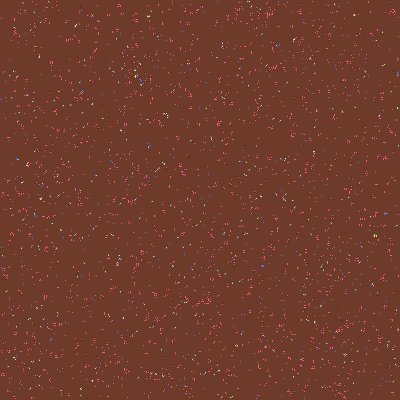
Frame 1 (no input)
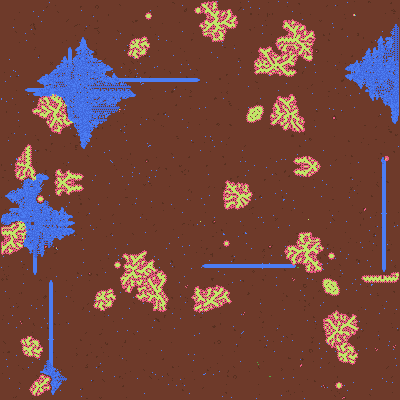
Frame 60 (the mouse pressed at the canvas centre just before this capture)
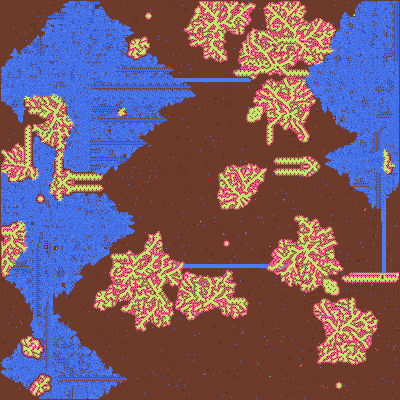
Frame 120 (the mouse held since frame 60 and released just before this capture)

The Processing sketch that drew these frames (run headless with seeded random() and noise(); from frame 60 on, the mouse is pressed at the canvas centre):

// Processing sketch: processing_6768
// ── processing_6768.pde

int[][] grid, future;
void setup() {
  size(400, 400);
  frameRate(10);
  //noCursor();
  grid = new int[width][height];
  future = new int[width][height];
  float density = 0.09 * width * height;
  int count = 0; 
  for(int i = 0; i < density; i++) {
    count++;
    int tempX = int(random(width));
    int tempY = int(random(height));
    if(0 == count%24) {
    grid[tempX][tempY] = 10; 
    } else {
    grid[tempX][tempY] = 1; 
    }if(0 == count%1000) {
     grid[tempX][tempY] = 100; 
    }
  }
  background(110,58,42);
}

void draw() {
 for(int x = 1; x < width-1; x++) {
  for(int y = 1; y < height-1; y++) {
   //Check the number of neighbors (adjacent cells) 
   int nb = neighbors(x, y);
   //print(n(nb, 2)>=1);

   if((grid[x][y] == 1) && (nb < 2)) {//set 1 (1)
    // print(0);
    future[x][y] = 0; //Isolation death
    set(x, y, color(110,58,42));
   } else
   if((grid[x][y] == 1) && (nb < 3)) {
   // println(n(nb, 1));
    //print(1);
     future[x][y]=0;//Overpopulation death
     set(x, y, color(87,48,32));
   } else
   if((grid[x][y] == 0) && (nb == 3)) {
     //print(2);
     future[x][y]=1;//Birth
     set(x, y, color(236,90,132));
   } else 
   if((grid[x][y] == 10) && (nb < 30)) {//set 2 (10)
//print(0);
    future[x][y] = 0; //Isolation death
    set(x, y, color(76,125,243));
   } else
   if((grid[x][y] == 10) && (nb < 30)) {
//print(1);
     future[x][y]=0;//Overpopulation death
    set(x, y, color(76,125,243));
   } else
   if((grid[x][y] == 0) && (nb == 20)) {
//print(2); 
     future[x][y]=10;//Birth
     set(x, y, color(65,104,221));
   } else
   if((grid[x][y] == 1) && (nb > 100))  {
   // print(2);
     future[x][y]=0;//Birth
     set(x, y, color(77,176,67));
   } else {
   if((grid[x][y] == 1) && (nb > 0) && (nb >= 7)) {
    //print(3);
     future[x][y]=100;//Birth
    set(x, y, color(193,230,104));
   }
    future[x][y] = grid[x][y]; 
   }
  }
 } 
 //println("zip");
 int[][]temp = grid;
 grid = future;
 future = temp;
// fill(0);
// noStroke();
// rect(mouseX,mouseY,1,1);
}

void mouseDragged() {
  noCursor();
  //redraw();
  //println("here");

 if((mouseX-12 > 0) && (mouseX+12 < width) && (mouseY-12 > 0) && (mouseY+12 < height)) {
  for(int i = -12; i < 12; i++) {
   for(int j = -12; j < 12; j++) {

    grid[mouseX+i][mouseY+j] = 0;
    set(mouseX+i, mouseY+j, color(110,58,42));
    }
   }
  }
}

void keyPressed() {
 if(key == ' ') noLoop(); 
}
void keyReleased() {
   if(key == ' ') loop(); 
}

void mouseReleased() {
  cursor();
}

int neighbors(int x, int y) {
  return grid[x][y-1] +   //North
         grid[x+1][y-1] + //NorthEast
         grid[x+1][y] +   //East
         grid[x+1][y+1] + //SouthEast
         grid[x][y+1] +   //South
         grid[x-1][y+1] + //Southwest
         grid[x-1][y] +   //West
         grid[x-1][y-1];  //NorthWest
}

int n(int N, int num) {
  for(int i =1000; i >= 1; i=i/10) {
    int x;
    x = num/i;
    num = num - i*x;
    if(N==4) {
      if( i == 1000) {//red
        return x;
      }
    } 
    if(N==3) {
      if( i == 100) { //green
        return x;
      }
    } 
    if(N==2) {
      if( i == 10) {//blue
        return x;
      }
    } 
    if(N==1) {
      if( i <= 1) { //ground
        return x;
      }
    } 
  }
  return 0;
}
